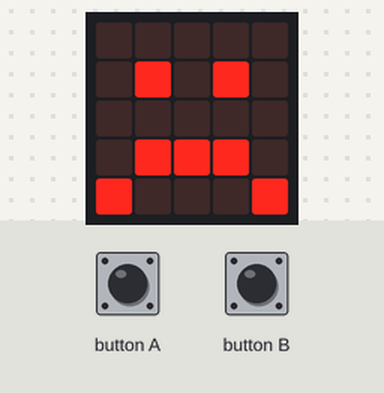
The program below on a simulated BBC micro:bit running MicroPython. Shown: the board's 5×5 LED display. Inputs (shaded band) come from the test bench.

Above: at 6.2 s.
6.3 s: button A pressed for 0.15 s
At 6.37 s:
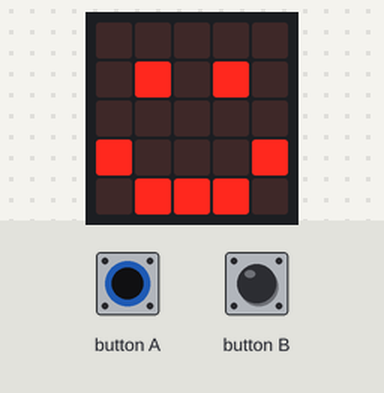
7.9 s: button B pressed for 0.15 s
At 8.3 s:
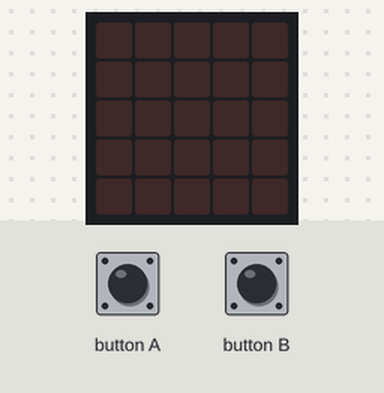
Timing chart, 0 to 10.9 s (numbered marks = the images above; inputs shaded):
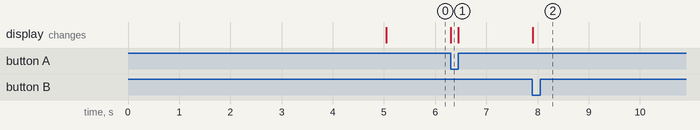

Measured:
- after the input at 6.3 s, the display: changes at once (image 1)
- after the input at 7.9 s, the display: changes at once (image 2)

The program:

Button.py
```python
from microbit import *

# ------------------
# ボタン
# ------------------

# sleep(10000)
# display.scroll(str(button_a.get_presses()))

# ------------------
# イベントループ
# ------------------
while running_time() < 5000:
    display.show(Image.ASLEEP)

display.show(Image.SURPRISED)

# ------------------
# イベントループ　２
# ------------------
while True:
    if button_a.is_pressed():
        display.show(Image.HAPPY)
    elif button_b.is_pressed():
        break
    else:
        display.show(Image.SAD)

display.clear()
```
